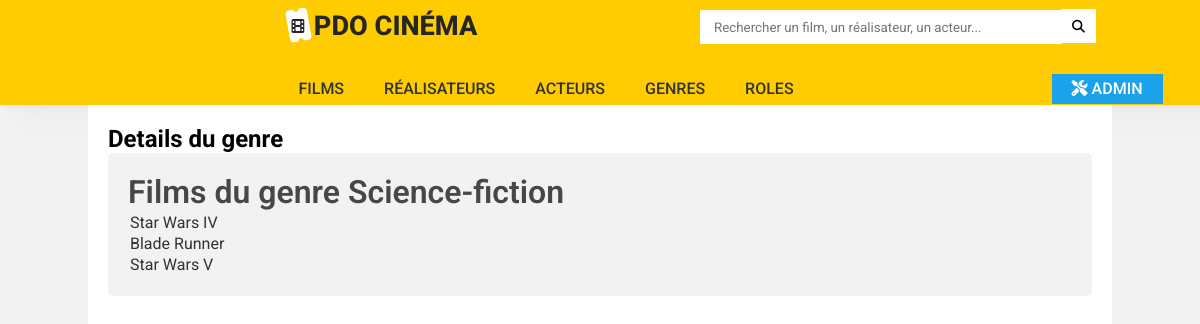
The app's page /index.php?action=detailGenre&id=1, older data.
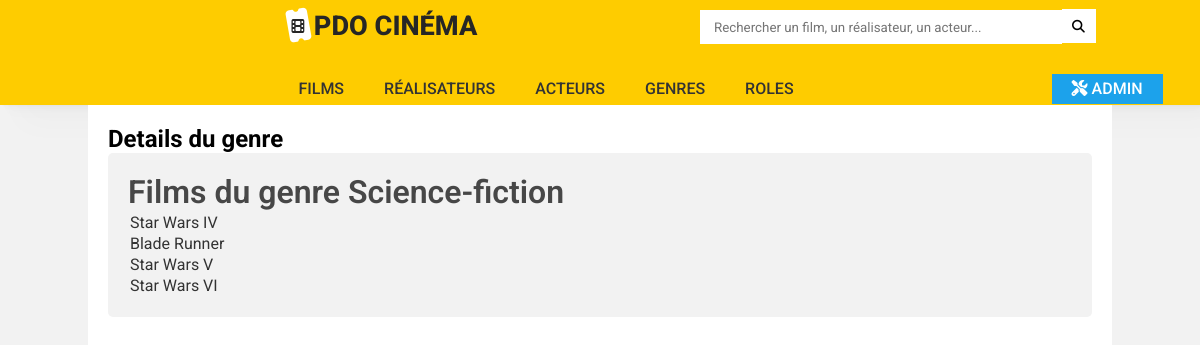
The same page, newer data.
### tables this page shows
CREATE TABLE IF NOT EXISTS `film` (
  `id_film` int(11) NOT NULL AUTO_INCREMENT,
  `id_realisateur` int(11) NOT NULL,
  `titre` varchar(50) NOT NULL,
  `annee_sortie` year(4) NOT NULL,
  `duree` int(11) NOT NULL,
  `synopsis` text,
  `note` float NOT NULL,
  `affiche` varchar(255) NOT NULL,
  `likes` int(11) NOT NULL DEFAULT '0',
  PRIMARY KEY (`id_film`),
  KEY `id_realisateur` (`id_realisateur`),
  CONSTRAINT `FK_film_realisateur` FOREIGN KEY (`id_realisateur`) REFERENCES `realisateur` (`id_realisateur`)
);

### controller/cinemaController.php (called while the page is built, shortened)
<?php
class CinemaController {
    public function detailGenre($id){
        $pdo = Connect::seConnecter();
        $requete = $pdo->prepare('
        SELECT nom_genre
        FROM genre
        WHERE id_genre = :id
        ');
        $requete->execute(['id' => $id]);
        $requete2 = $pdo->prepare('
        SELECT titre, film.id_film
        FROM film
        INNER JOIN associer
        ON film.id_film = associer.id_film
        WHERE id_genre = :id
        ');
        $requete2->execute(['id' => $id]);
        require 'view/detailGenre.php';
    }
}

### view/detailGenre.php (the view, shortened to what this page needs)
<?php ob_start();
$genre = $requete->fetch();
$films = $requete2->fetchAll();
?>
<div id='detailGenre'>
    <p>Films du genre <?= $genre['nom_genre'] ?></p>
    <table>
        <tbody>
            <?php
                foreach($films as $film) { ?>
                <tr>
                    <td><a href="index.php?action=detailFilm&id=<?= $film['id_film'] ?>"><?= $film['titre'] ?></a></td>
                </tr>
            <?php } ?>
        </tbody>
    </table>
</div>
<?php
require 'view/template.php';
?>

Row changes from the older to the newer data that the page shows:
added film: titre "Star Wars VI"
